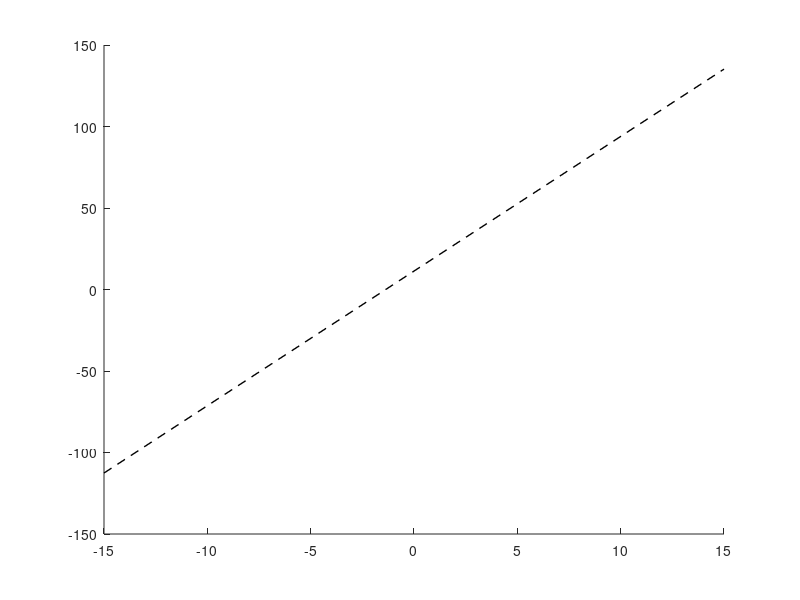

This figure's MATLAB source: (Note: this script raises an error after producing the figure.)

% make a dual isotope plot to show the data
xinterval=linspace(-15,15,2); %interval of dO18 for the lmwl
lmwl_par=[8.26,11.30]; %slope and intercept of the LMWL
lmwl=lmwl_par(1)*xinterval+lmwl_par(2);  % prepare the lmwl
mks=3; %default marker size
style{1}={'<',':',mks,'k','none',[1 .3 0],'Xylem'}; %xylem
style{2}={'<',':',mks,'k','none',[1 .8 0],'Phloem'}; %phloem
style{3}={'d',':',mks,'k','none',[.2 .3 .2],'Leaves'}; %leaves

figure
hold all
plot([min(xinterval),max(xinterval)],[lmwl(1),lmwl(end)],'--','LineWidth',1,'Color',[0 0 0],...
    'DisplayName','LMWL');
for i=[1,3]
    q = strcmp(T.Type,style{i}{7});
    plot(T.d18O(q),T.d2H(q),...
        style{i}{1},'MarkerSize',style{i}{3},'Color',style{i}{6},...
        'DisplayName',style{i}{7})
end
axis([-14 16 -100 0])
title('\bf collected data','FontSize',12)
xlabel(['\delta^{18}O [',char(8240),']'])
ylabel(['\delta^{2}H [',char(8240),']'])
legend(gca,'Location','NW')
box on
axis square
set(gca,'TickDir','out')